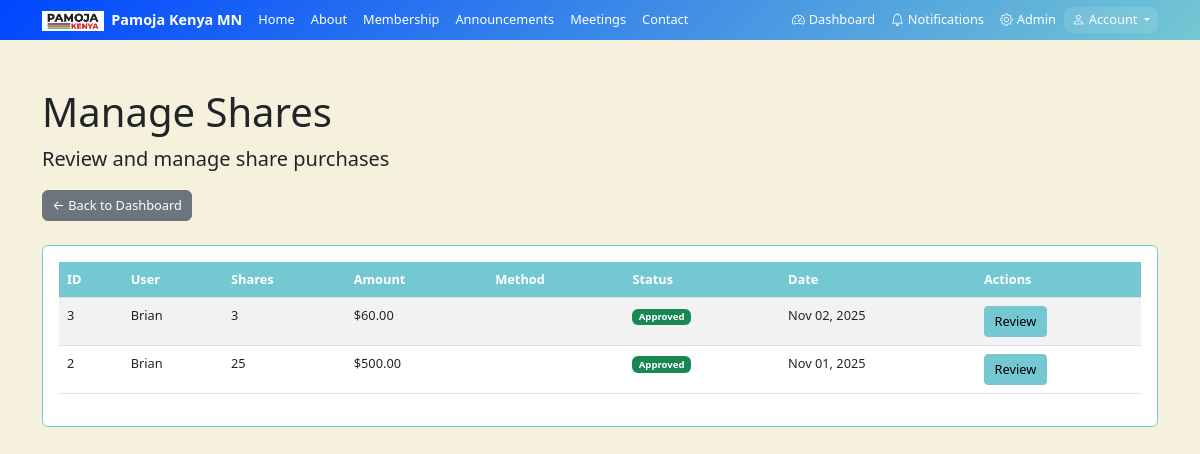
Before: /admin-shares/ (signed in) with the older database file.
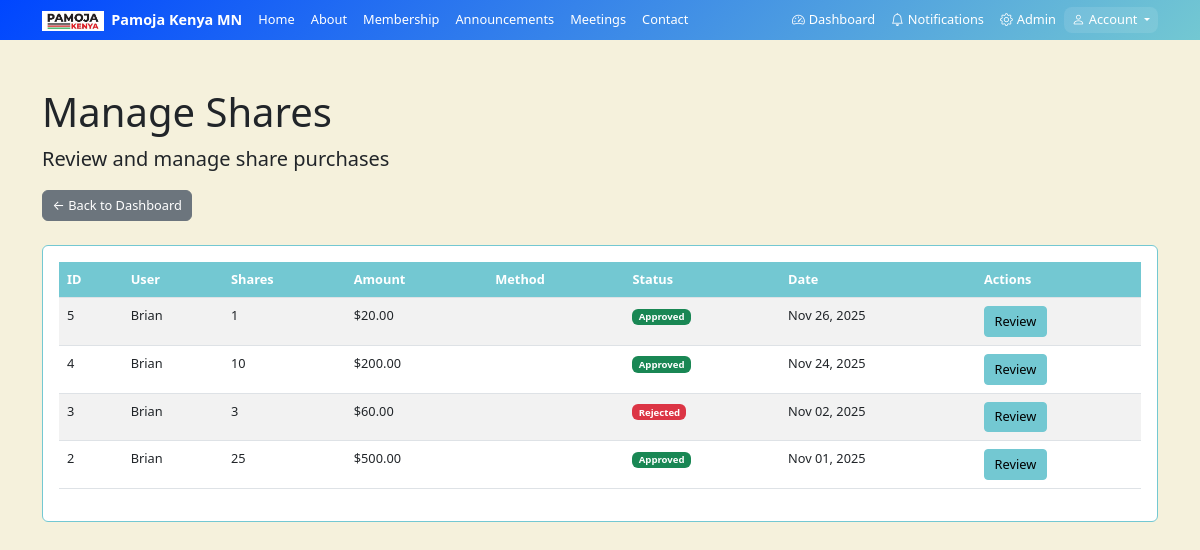
After: the same page with the newer database file.
### main/models.py (models this page shows, shortened)
class Share(models.Model):
    STATUS_CHOICES = [
        ('pending', 'Pending'),
        ('approved', 'Approved'),
        ('rejected', 'Rejected'),
    ]
    user = models.ForeignKey(User, on_delete=models.CASCADE)
    shares_purchased = models.IntegerField()
    amount = models.DecimalField(max_digits=10, decimal_places=2)
    payment_method = models.CharField(max_length=50)
    transaction_id = models.CharField(max_length=100, blank=True)
    notes = models.TextField(blank=True)
    payment_proof = models.FileField(upload_to='shares/')
    status = models.CharField(max_length=10, choices=STATUS_CHOICES, default='pending')
    admin_notes = models.TextField(blank=True)
    created_at = models.DateTimeField(auto_now_add=True)
    updated_at = models.DateTimeField(auto_now=True)

### main/views.py (the view)
# urls.py: path('admin-shares/', views.admin_shares, name='admin_shares'),
@login_required
def admin_shares(request):
    if not request.user.is_staff:
        return redirect('user_dashboard')
    shares = Share.objects.all().order_by('-created_at')
    return render(request, 'main/admin/shares.html', {'shares': shares})

### main/templates/main/admin/shares.html (shortened to what this page needs)
{% extends 'main/base.html' %}
{% block content %}
<div class="container py-5">
    <div class="row mb-4">
        <div class="col-12">
            <h1 class="mb-2">Manage Shares</h1>
            <p class="lead">Review and manage share purchases</p>
            <a href="{% url 'admin_dashboard' %}" class="btn btn-secondary">← Back to Dashboard</a>
        </div>
    </div>
    <div class="card">
        <div class="card-body">
            {% if shares %}
                <div class="table-responsive">
                    <table class="table table-striped">
                        <thead>
                            <tr>
                                <th>ID</th>
                                <th>User</th>
                                <th>Shares</th>
                                <th>Amount</th>
                                <th>Method</th>
                                <th>Status</th>
                                <th>Date</th>
                                <th>Actions</th>
                            </tr>
                        </thead>
                        <tbody>
                            {% for share in shares %}
                            <tr>
                                <td>{{ share.id }}</td>
                                <td>{{ share.user.username }}</td>
                                <td>{{ share.shares_purchased }}</td>
                                <td>${{ share.amount }}</td>
                                <td>{{ share.get_payment_method_display }}</td>
                                <td>
                                    {% if share.status == 'pending' %}
                                        <span class="badge bg-warning">Pending</span>
                                    {% elif share.status == 'approved' %}
                                        <span class="badge bg-success">Approved</span>
                                    {% else %}
                                        <span class="badge bg-danger">Rejected</span>
                                    {% endif %}
                                </td>
                                <td>{{ share.created_at|date:"M d, Y" }}</td>
                                <td>
                                    <a href="{% url 'review_share' share.id %}" class="btn btn-sm btn-info">Review</a>
                                </td>
                            </tr>
                            {% endfor %}
                        </tbody>
                    </table>
                </div>
            {% else %}
                <p class="text-muted text-center py-5">No share purchases found</p>
            {% endif %}
        </div>
    </div>
</div>
{% endblock %}

Changed rows visible on the page:
added Share: id "5", user.username "Brian", shares_purchased "1", amount "20.00", status "Approved", created_at "Nov 26, 2025"
added Share: id "4", user.username "Brian", shares_purchased "10", amount "200.00", status "Approved", created_at "Nov 24, 2025"
changed Share "Nov 02, 2025": status "Approved" → "Rejected"
